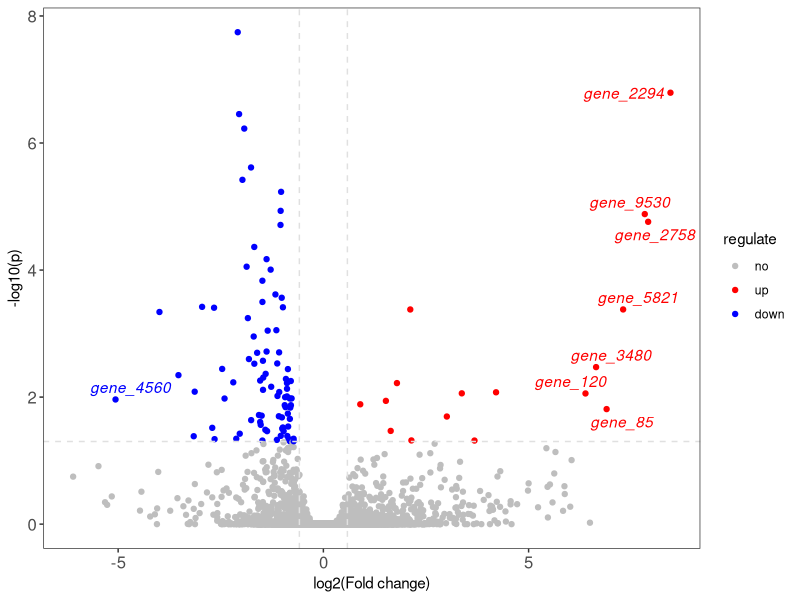
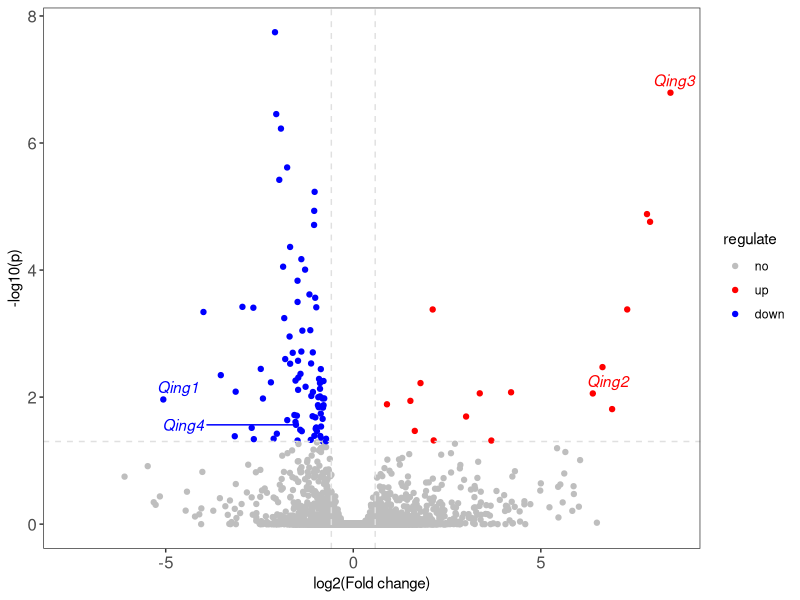

R code for these plots, in order:
library(tidyverse)
library(ggrepel)

dat <- read_tsv('trans_sample.txt')
dat2 <- dat
dat2$regulate <- ifelse(dat2$log2FoldChange >= 0, 'up', 'down')
dat2$regulate[dat2$padj > 0.05] = 'no'
dat2$regulate <- factor(dat2$regulate, levels = c('up', 'down', 'no'))
dat2$target <- dat2$gene_id
dat2$target[abs(dat2$log2FoldChange) < 5| dat2$padj > 0.05] <- NA


ggplot(dat2, aes(log2FoldChange, y = -log10(padj), color = regulate )) +
  geom_point() +
  geom_hline(aes(yintercept = -log10(0.05)), colour="gray88", linetype="dashed") +
  geom_vline(xintercept = c(-log2(1.5),log2(1.5)),  colour="gray88", linetype="dashed") +
  scale_color_manual(breaks = c("no", "up", "down"), values = c('gray', 'red', 'blue')) +
  ylab('-log10(p)') + xlab('log2(Fold change)') +
  theme_bw() + 
  theme(panel.grid = element_blank(),
        axis.text = element_text(size = 12)) +
  geom_text_repel(aes(label = target),max.overlaps = Inf,
                  fontface = 'italic',
                  show.legend = FALSE)

ind <- read_tsv('index.txt')
dat3 <- left_join(dat2, ind, by = 'gene_id')
ggplot(dat3, aes(log2FoldChange, y = -log10(padj), color = regulate )) +
  geom_point() +
  geom_hline(aes(yintercept = -log10(0.05)), colour="gray88", linetype="dashed") +
  geom_vline(xintercept = c(-log2(1.5),log2(1.5)),  colour="gray88", linetype="dashed") +
  scale_color_manual(breaks = c("no", "up", "down"), values = c('gray', 'red', 'blue')) +
  ylab('-log10(p)') + xlab('log2(Fold change)') +
  theme_bw() + 
  theme(panel.grid = element_blank(),
        axis.text = element_text(size = 12)) +
  geom_text_repel(aes(label = gene_name),max.overlaps = Inf,
                  fontface = 'italic',
                  show.legend = FALSE,
                  nudge_x = ifelse(abs(dat3$log2FoldChange) <5,-3,0),)
